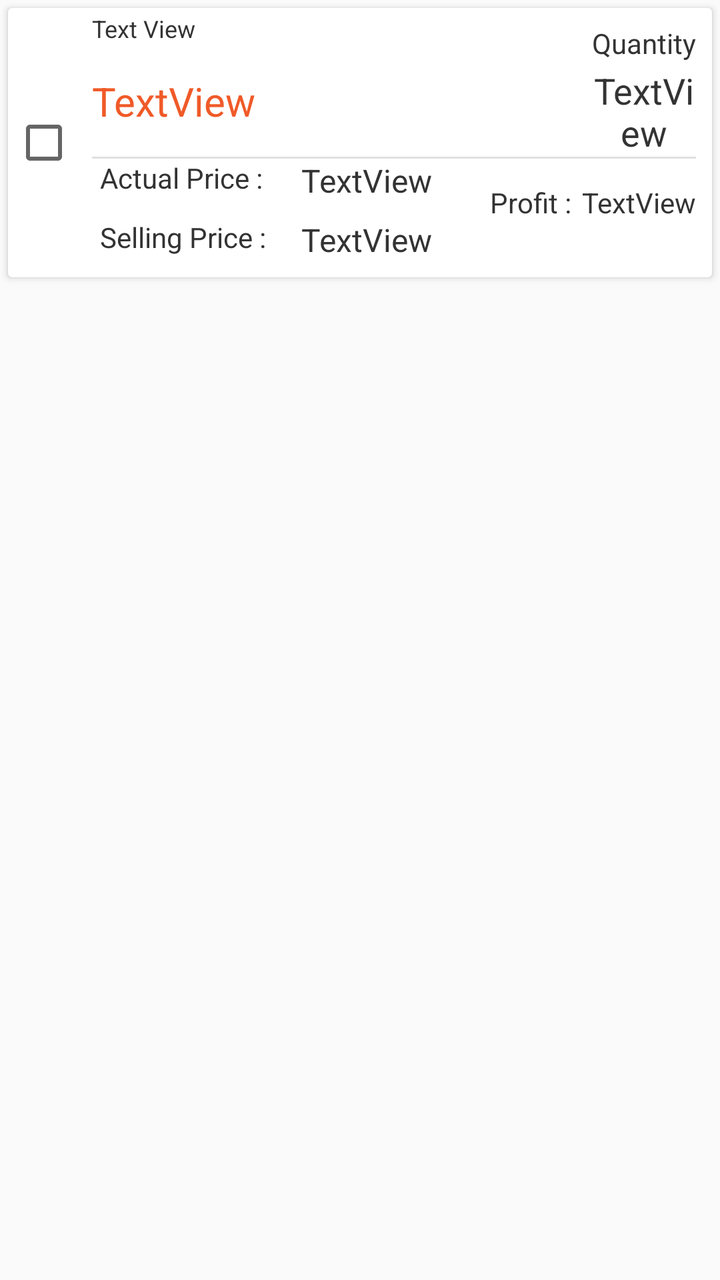
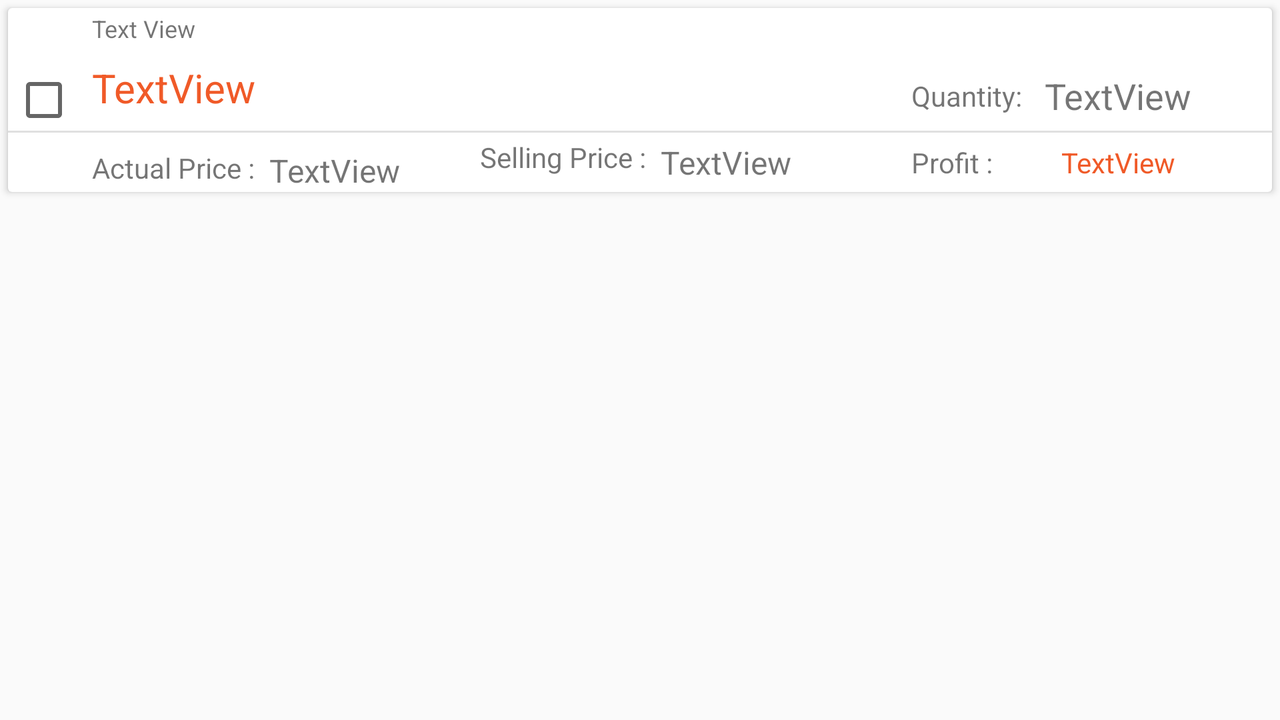

First picture: res/layout/ on a phone held upright. Second picture: the repository's own variant of that layout, on a device whose configuration matches the variant's folder. Source for both follows.
<!-- AndroidManifest.xml: application theme AppTheme -->
<!-- res/layout/content_product_item.xml -->
<?xml version="1.0" encoding="utf-8"?>
<FrameLayout xmlns:android="http://schemas.android.com/apk/res/android"
    xmlns:app="http://schemas.android.com/apk/res-auto"
    xmlns:tools="http://schemas.android.com/tools"
    android:layout_width="match_parent"
    android:layout_height="wrap_content">

    <androidx.cardview.widget.CardView
        android:layout_width="match_parent"
        android:layout_height="wrap_content"
        android:layout_margin="4dp">

        <androidx.constraintlayout.widget.ConstraintLayout
            android:layout_width="match_parent"
            android:layout_height="wrap_content">

            <TextView
                android:id="@+id/text_product_title"
                android:layout_width="0dp"
                android:layout_height="wrap_content"
                android:layout_marginStart="8dp"
                android:layout_marginTop="8dp"
                android:layout_marginEnd="8dp"
                android:layout_marginBottom="8dp"
                android:text="TextView"
                android:textColor="@color/colorAccent"
                android:textSize="20sp"
                app:layout_constraintBottom_toTopOf="@+id/divider3"
                app:layout_constraintEnd_toStartOf="@+id/textView6"
                app:layout_constraintStart_toEndOf="@+id/check_selection"
                app:layout_constraintTop_toBottomOf="@+id/text_purchase_date" />

            <TextView
                android:id="@+id/text_purchase_date"
                android:layout_width="wrap_content"
                android:layout_height="wrap_content"
                android:layout_marginStart="8dp"
                android:layout_marginTop="2dp"
                android:text="Text View"
                android:textColor="@color/colorPrimary"
                android:textSize="12sp"
                app:layout_constraintStart_toEndOf="@+id/check_selection"
                app:layout_constraintTop_toTopOf="parent" />

            <TextView
                android:id="@+id/text_actual_price"
                android:layout_width="wrap_content"
                android:layout_height="wrap_content"
                android:layout_marginStart="16dp"
                android:text="TextView"
                android:textColor="@color/colorPrimary"
                android:textSize="16sp"
                app:layout_constraintStart_toEndOf="@+id/textView4"
                app:layout_constraintTop_toBottomOf="@+id/divider3" />

            <TextView
                android:id="@+id/text_selling_price"
                android:layout_width="wrap_content"
                android:layout_height="wrap_content"
                android:layout_marginTop="8dp"
                android:layout_marginBottom="8dp"
                android:text="TextView"
                android:textColor="@color/colorPrimary"
                android:textSize="16dp"
                app:layout_constraintBottom_toBottomOf="parent"
                app:layout_constraintStart_toStartOf="@+id/text_actual_price"
                app:layout_constraintTop_toBottomOf="@+id/text_actual_price" />

            <TextView
                android:id="@+id/text_quantity"
                android:layout_width="0dp"
                android:layout_height="wrap_content"
                android:layout_marginTop="2dp"
                android:text="TextView"
                android:textAlignment="center"
                android:textColor="@color/colorPrimary"
                android:textSize="18dp"
                app:layout_constraintEnd_toEndOf="@+id/textView6"
                app:layout_constraintStart_toStartOf="@+id/textView6"
                app:layout_constraintTop_toBottomOf="@+id/textView6" />

            <TextView
                android:id="@+id/textView3"
                android:layout_width="wrap_content"
                android:layout_height="wrap_content"
                android:layout_marginTop="8dp"
                android:layout_marginBottom="8dp"
                android:text="Selling Price : "
                android:textColor="@color/colorPrimary"
                app:layout_constraintBottom_toBottomOf="parent"
                app:layout_constraintStart_toStartOf="@+id/textView4"
                app:layout_constraintTop_toBottomOf="@+id/textView4" />

            <TextView
                android:id="@+id/textView4"
                android:layout_width="wrap_content"
                android:layout_height="wrap_content"
                android:layout_marginStart="12dp"
                android:text="Actual Price : "
                android:textColor="@color/colorPrimary"
                app:layout_constraintStart_toEndOf="@+id/check_selection"
                app:layout_constraintTop_toBottomOf="@+id/divider3" />

            <TextView
                android:id="@+id/textView5"
                android:layout_width="wrap_content"
                android:layout_height="wrap_content"
                android:layout_marginEnd="2dp"
                android:layout_marginBottom="16dp"
                android:text="Profit : "
                android:textColor="@color/colorPrimary"
                app:layout_constraintBottom_toBottomOf="parent"
                app:layout_constraintEnd_toStartOf="@+id/text_profit"
                app:layout_constraintTop_toBottomOf="@+id/divider3" />

            <TextView
                android:id="@+id/text_profit"
                android:layout_width="wrap_content"
                android:layout_height="wrap_content"
                android:layout_marginBottom="16dp"
                android:text="TextView"
                android:textColor="@color/colorPrimary"
                app:layout_constraintBottom_toBottomOf="parent"
                app:layout_constraintEnd_toEndOf="@+id/text_quantity"
                app:layout_constraintTop_toBottomOf="@+id/divider3" />

            <CheckBox
                android:id="@+id/check_selection"
                android:layout_width="wrap_content"
                android:layout_height="wrap_content"
                android:layout_marginStart="2dp"
                android:layout_marginTop="8dp"
                android:layout_marginBottom="8dp"
                android:visibility="visible"
                app:layout_constraintBottom_toBottomOf="parent"
                app:layout_constraintStart_toStartOf="parent"
                app:layout_constraintTop_toTopOf="parent" />

            <TextView
                android:id="@+id/textView6"
                android:layout_width="0dp"
                android:layout_height="wrap_content"
                android:layout_marginTop="8dp"
                android:layout_marginEnd="6dp"
                android:text="Quantity"
                android:textColor="@color/colorPrimary"
                app:layout_constraintEnd_toStartOf="@+id/buttonimage_add_order"
                app:layout_constraintTop_toTopOf="parent" />

            <View
                android:id="@+id/divider3"
                android:layout_width="0dp"
                android:layout_height="1dp"
                android:layout_marginStart="8dp"
                android:layout_marginEnd="8dp"
                android:background="?android:attr/listDivider"
                app:layout_constraintEnd_toEndOf="parent"
                app:layout_constraintStart_toEndOf="@+id/check_selection"
                app:layout_constraintTop_toBottomOf="@+id/text_quantity" />

            <ImageButton
                android:id="@+id/buttonimage_add_order"
                android:layout_width="wrap_content"
                android:layout_height="wrap_content"
                android:layout_marginTop="2dp"
                android:layout_marginEnd="2dp"
                android:background="@null"
                android:tint="@color/colorAccent"
                app:layout_constraintEnd_toEndOf="parent"
                app:layout_constraintTop_toTopOf="parent"
                app:srcCompat="@drawable/ic_add_order_black_24dp" />
        </androidx.constraintlayout.widget.ConstraintLayout>
    </androidx.cardview.widget.CardView>

</FrameLayout>
<!-- resources referenced by this layout -->
<resources>
  <color name="colorAccent">#F05A28</color>
  <color name="colorPrimary">#333333</color>
  <style name="AppTheme" parent="Theme.AppCompat.Light.DarkActionBar">
          
          <item name="colorPrimary">@color/colorPrimary</item>
          <item name="colorPrimaryDark">@color/colorPrimaryDark</item>
          <item name="colorAccent">@color/colorAccent</item>
      </style>
  <color name="colorPrimaryDark">#222222</color>
</resources>
<!-- res/layout-land/content_product_item.xml (the author's variant of the layout above) -->
<!-- drawn on the phone turned sideways -->
<?xml version="1.0" encoding="utf-8"?>
<FrameLayout xmlns:android="http://schemas.android.com/apk/res/android"
    xmlns:app="http://schemas.android.com/apk/res-auto"
    xmlns:tools="http://schemas.android.com/tools"
    android:layout_width="match_parent"
    android:layout_height="wrap_content">

    <androidx.cardview.widget.CardView
        android:layout_width="match_parent"
        android:layout_height="wrap_content"
        android:layout_margin="4dp">

        <androidx.constraintlayout.widget.ConstraintLayout
            android:layout_width="match_parent"
            android:layout_height="wrap_content">

            <TextView
                android:id="@+id/text_product_title"
                android:layout_width="0dp"
                android:layout_height="wrap_content"
                android:layout_marginStart="8dp"
                android:layout_marginTop="8dp"
                android:layout_marginEnd="8dp"
                android:text="TextView"
                android:textColor="@color/colorAccent"
                android:textSize="20sp"
                app:layout_constraintEnd_toStartOf="@+id/textView18"
                app:layout_constraintStart_toEndOf="@+id/check_selection"
                app:layout_constraintTop_toBottomOf="@+id/text_purchase_date" />

            <TextView
                android:id="@+id/text_purchase_date"
                android:layout_width="wrap_content"
                android:layout_height="wrap_content"
                android:layout_marginStart="8dp"
                android:layout_marginTop="2dp"
                android:text="Text View"
                android:textSize="12sp"
                app:layout_constraintStart_toEndOf="@+id/check_selection"
                app:layout_constraintTop_toTopOf="parent" />

            <TextView
                android:id="@+id/text_actual_price"
                android:layout_width="wrap_content"
                android:layout_height="wrap_content"
                android:layout_marginStart="4dp"
                android:layout_marginTop="8dp"
                android:text="TextView"
                android:textSize="16sp"
                app:layout_constraintStart_toEndOf="@+id/textView4"
                app:layout_constraintTop_toBottomOf="@+id/divider4" />

            <TextView
                android:id="@+id/text_selling_price"
                android:layout_width="wrap_content"
                android:layout_height="wrap_content"
                android:layout_marginStart="4dp"
                android:layout_marginTop="8dp"
                android:layout_marginBottom="8dp"
                android:text="TextView"
                android:textSize="16dp"
                app:layout_constraintBottom_toBottomOf="parent"
                app:layout_constraintStart_toEndOf="@+id/textView3"
                app:layout_constraintTop_toBottomOf="@+id/divider4" />

            <TextView
                android:id="@+id/text_quantity"
                android:layout_width="wrap_content"
                android:layout_height="wrap_content"
                android:layout_marginStart="8dp"
                android:layout_marginTop="8dp"
                android:layout_marginEnd="40dp"
                android:text="TextView"
                android:textAlignment="textStart"
                android:textSize="18dp"
                app:layout_constraintBottom_toTopOf="@+id/divider4"
                app:layout_constraintEnd_toEndOf="parent"
                app:layout_constraintStart_toEndOf="@+id/textView18"
                app:layout_constraintTop_toBottomOf="@+id/text_purchase_date" />

            <TextView
                android:id="@+id/textView3"
                android:layout_width="wrap_content"
                android:layout_height="wrap_content"
                android:layout_marginStart="40dp"
                android:layout_marginTop="8dp"
                android:layout_marginEnd="4dp"
                android:layout_marginBottom="8dp"
                android:text="Selling Price : "
                app:layout_constraintBottom_toBottomOf="parent"
                app:layout_constraintEnd_toStartOf="@+id/text_selling_price"
                app:layout_constraintStart_toEndOf="@+id/text_actual_price"
                app:layout_constraintTop_toBottomOf="@+id/divider4"
                app:layout_constraintVertical_bias="1.0" />

            <TextView
                android:id="@+id/textView4"
                android:layout_width="wrap_content"
                android:layout_height="wrap_content"
                android:layout_marginStart="8dp"
                android:layout_marginTop="8dp"
                android:text="Actual Price : "
                app:layout_constraintStart_toEndOf="@+id/check_selection"
                app:layout_constraintTop_toBottomOf="@+id/divider4" />

            <TextView
                android:id="@+id/textView5"
                android:layout_width="wrap_content"
                android:layout_height="wrap_content"
                android:layout_marginTop="8dp"
                android:layout_marginBottom="8dp"
                android:text="Profit : "
                app:layout_constraintBottom_toBottomOf="parent"
                app:layout_constraintStart_toStartOf="@+id/textView18"
                app:layout_constraintTop_toBottomOf="@+id/divider4" />

            <TextView
                android:id="@+id/text_profit"
                android:layout_width="wrap_content"
                android:layout_height="wrap_content"
                android:layout_marginTop="8dp"
                android:layout_marginBottom="8dp"
                android:text="TextView"
                android:textColor="@color/colorAccent"
                app:layout_constraintBottom_toBottomOf="parent"
                app:layout_constraintEnd_toEndOf="@+id/text_quantity"
                app:layout_constraintStart_toStartOf="@+id/text_quantity"
                app:layout_constraintTop_toBottomOf="@+id/divider4" />

            <CheckBox
                android:id="@+id/check_selection"
                android:layout_width="wrap_content"
                android:layout_height="wrap_content"
                android:layout_marginStart="2dp"
                android:layout_marginTop="8dp"
                android:layout_marginBottom="8dp"
                android:visibility="visible"
                app:layout_constraintBottom_toBottomOf="parent"
                app:layout_constraintStart_toStartOf="parent"
                app:layout_constraintTop_toTopOf="parent" />

            <TextView
                android:id="@+id/textView18"
                android:layout_width="wrap_content"
                android:layout_height="wrap_content"
                android:layout_marginStart="8dp"
                android:layout_marginTop="8dp"
                android:text="Quantity: "
                app:layout_constraintBottom_toTopOf="@+id/divider4"
                app:layout_constraintEnd_toStartOf="@+id/text_quantity"
                app:layout_constraintStart_toEndOf="@+id/text_product_title"
                app:layout_constraintTop_toBottomOf="@+id/text_purchase_date" />

            <View
                android:id="@+id/divider4"
                android:layout_width="707dp"
                android:layout_height="1dp"
                android:layout_marginStart="8dp"
                android:layout_marginTop="8dp"
                android:layout_marginEnd="8dp"
                android:background="?android:attr/listDivider"
                app:layout_constraintEnd_toEndOf="parent"
                app:layout_constraintStart_toEndOf="@+id/check_selection"
                app:layout_constraintTop_toBottomOf="@+id/text_product_title" />

            <ImageButton
                android:id="@+id/buttonimage_add_order"
                android:layout_width="wrap_content"
                android:layout_height="wrap_content"
                android:layout_marginTop="4dp"
                android:layout_marginEnd="4dp"
                android:background="@null"
                android:tint="@color/colorAccent"
                app:layout_constraintEnd_toEndOf="parent"
                app:layout_constraintTop_toTopOf="parent"
                app:srcCompat="@drawable/ic_add_order_black_24dp" />
        </androidx.constraintlayout.widget.ConstraintLayout>
    </androidx.cardview.widget.CardView>

</FrameLayout>
<!-- resources referenced by the variant -->
<!-- as the phone turned sideways resolves them -->
<resources>
  <color name="colorAccent">#F05A28</color>
  <style name="AppTheme" parent="Theme.AppCompat.Light.DarkActionBar">
          
          <item name="colorPrimary">@color/colorPrimary</item>
          <item name="colorPrimaryDark">@color/colorPrimaryDark</item>
          <item name="colorAccent">@color/colorAccent</item>
      </style>
  <color name="colorPrimary">#333333</color>
  <color name="colorPrimaryDark">#222222</color>
</resources>
